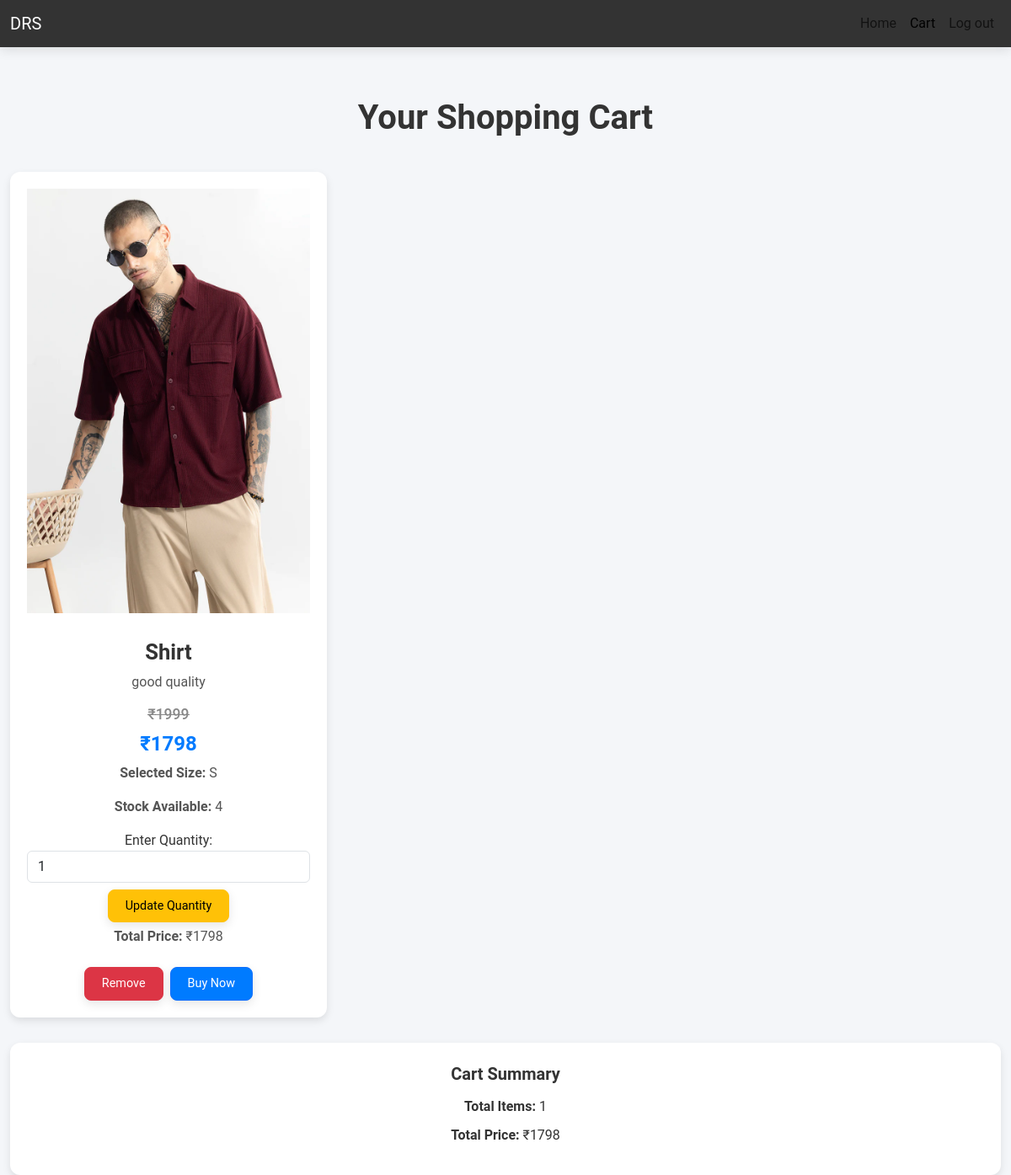
The app's page /view_cart/ (signed in), older data.
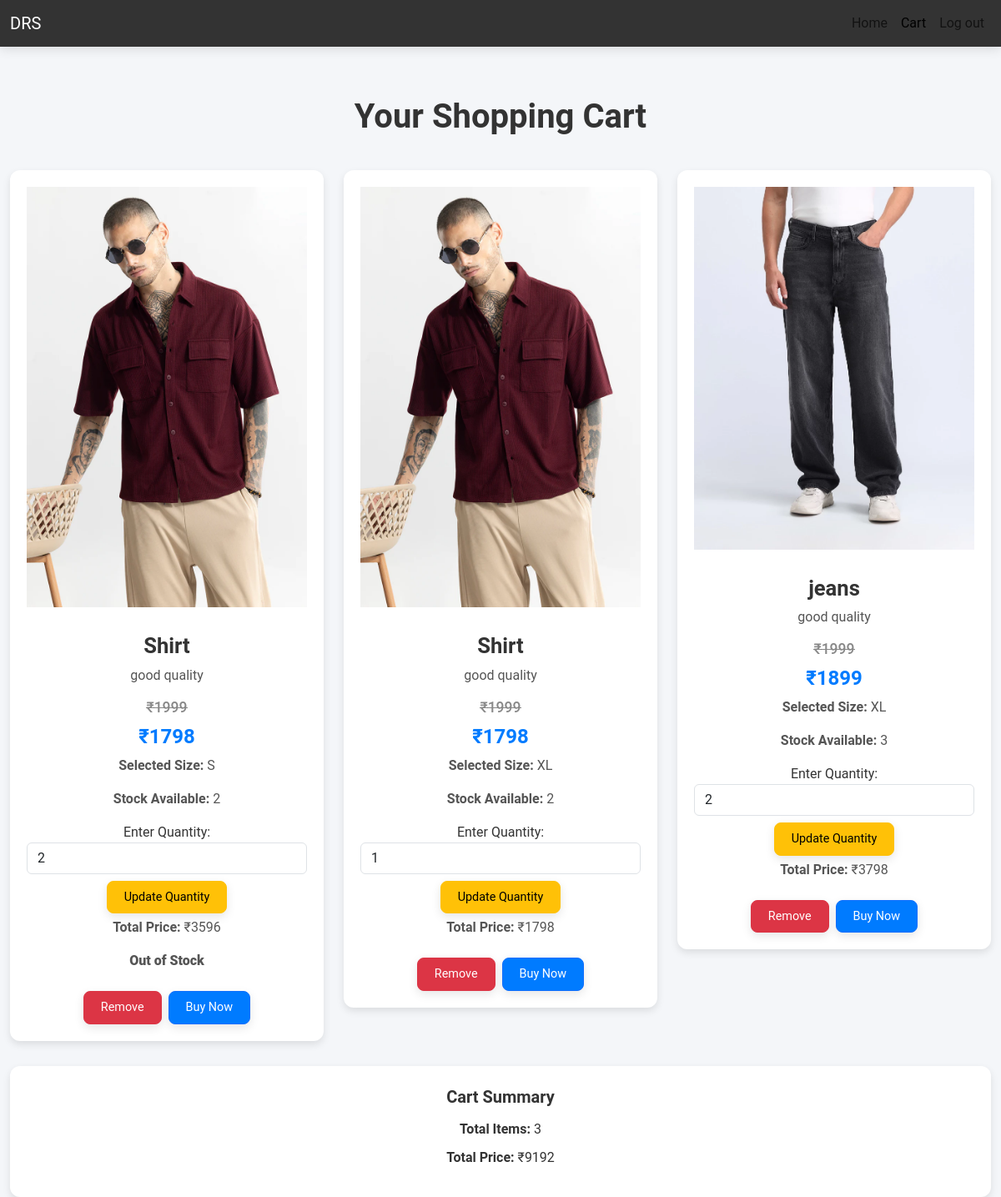
The same page, newer data.
### app/models.py (models this page shows, shortened)
class Cart(models.Model):
    user=models.ForeignKey(User,on_delete=models.CASCADE)
    product=models.ForeignKey(Product,on_delete=models.CASCADE)
    size = models.ForeignKey(Size, on_delete=models.CASCADE, null=True)
    quantity = models.PositiveIntegerField(default=0)
    total_price = models.DecimalField(max_digits=10, decimal_places=2, default=0.0)
    def total_price(self):
        return self.product.ofr_price * self.quantity

class Product(models.Model):
    pro_id=models.TextField()
    name=models.TextField()
    price=models.IntegerField()
    ofr_price=models.IntegerField()
    img=models.FileField()
    dis=models.TextField()
    sizes = models.ManyToManyField(Size, related_name='Sizes')
    quantity = models.PositiveIntegerField(default=0)  # New field for stock quantity

class Size(models.Model):
    size = models.CharField(max_length=10)  # E.g., '6', '7', '8.5', '9', '10'
    def __str__(self):
        return self.size

### app/views.py (the view)
# urls.py: path('view_cart/', views.view_cart, name='view_cart'),
def view_cart(req):
    if 'user' not in req.session:  # Ensure user is logged in
        return redirect('shp_login')
    user = User.objects.get(username=req.session['user'])
    cart_det = Cart.objects.filter(user=user).select_related('product', 'size')
    total_price = 0  # To calculate total price of all items in the cart
    for item in cart_det:
        item.total_price = item.product.ofr_price * item.quantity  # Calculate total price for each item
        total_price += item.total_price  # Add it to the grand total
    return render(req, 'user/cart.html', {'cart_det': cart_det, 'total_price': total_price})

### templates/user/cart.html (shortened to what this page needs)
<!DOCTYPE html>
<html lang="en">
<head>
    <link href="https://cdn.jsdelivr.net/npm/bootstrap@5.3.3/dist/css/bootstrap.min.css" rel="stylesheet">
</head>
<body>
    <nav class="navbar navbar-expand-lg">
        <div class="container-fluid">
            <a class="navbar-brand" href="#">DRS</a>
            <div class="collapse navbar-collapse" id="navbarNav">
                <ul class="navbar-nav ms-auto">
                    <li class="nav-item">
                        <a class="nav-link" href="../user_home">Home</a>
                    </li>
                    <li class="nav-item">
                        <a class="nav-link active" href="#">Cart</a>
                    </li>
                    <li class="nav-item">
                        <a class="nav-link" href="shp_logout">Log out</a>
                    </li>
                </ul>
            </div>
        </div>
    </nav>
    <div class="container">
        <h1>Your Shopping Cart</h1>
        <div class="row">
            {% if cart_det %}
                {% for item in cart_det %}
                    <div class="col-md-6 col-lg-4">
                        <div class="cart-item">
                            <img src="{{ item.product.img.url }}" alt="{{ item.product.name }}" class="img-fluid mb-3" loading="lazy">
                            <h2>{{ item.product.name }}</h2>
                            <p>{{ item.product.dis }}</p>
                            <s><h6>₹{{ item.product.price }}</h6></s>
                            <h3>₹{{ item.product.ofr_price }}</h3>
                            <p><strong>Selected Size:</strong> {{ item.size }}</p>
                            <p><strong>Stock Available:</strong> {{ item.product.quantity }}</p>
                            <form method="POST" action="{% url 'update_cart' %}">
                                <div class="mt-3">
                                    <label for="new_quantity_{{ item.id }}">Enter Quantity:</label>
                                    <input type="number" id="new_quantity_{{ item.id }}" name="new_quantity" class="form-control"
                                           min="1" max="{{ item.product.quantity }}" value="{{ item.quantity|default:1 }}">
                                    <button type="submit" class="btn btn-warning btn-sm mt-2" name="change_qty" value="0">Update Quantity</button>
                                </div>
                            </form>
                            <p><strong>Total Price:</strong> ₹{{ item.total_price }}</p>
                            {% if item.quantity >= item.product.quantity %}
                                <p class="out-of-stock"><strong>Out of Stock</strong></p>
                            {% endif %}
                            <div class="d-flex justify-content-center mt-4">
                                <a href="{% url 'delete_cart' item.id %}" class="btn btn-danger btn-sm me-2">Remove</a>
                                <a href="{% url 'user_buy' item.id %}" class="btn btn-primary btn-sm">Buy Now</a>
                            </div>
                        </div>
                    </div>
                {% endfor %}
            {% else %}
                <p class="text-center">No items in your cart.</p>
            {% endif %}
        </div>
        {% if cart_det %}
            <div class="summary">
                <h4>Cart Summary</h4>
                <p><strong>Total Items:</strong> {{ cart_det|length }}</p>
                <p><strong>Total Price:</strong> ₹{{ total_price }}</p>
            </div>
        {% endif %}
    </div>
</body>
</html>

### templates/user/cart.html (style rules this page uses)
body { font-family: 'Roboto', sans-serif; background-color: #f4f6f9; color: #333; margin: 0; padding: 0; }
.navbar { background-color: #333; box-shadow: 0px 4px 12px rgba(0, 0, 0, 0.1); }
.navbar-brand { color: #fff !important; }
.container { max-width: 1200px; margin-top: 60px; }
h1 { font-size: 2.5rem; font-weight: 600; text-align: center; color: #333; margin-bottom: 40px; }
.cart-item { background-color: #fff; border-radius: 12px; box-shadow: 0 4px 10px rgba(0, 0, 0, 0.1); transition: transform 0.3s ease, box-shadow 0.3s ease; margin-bottom: 30px; padding: 20px; text-align: center; }
.cart-item h2 { font-size: 1.6rem; font-weight: 700; margin-top: 15px; }
.cart-item p { font-size: 1rem; color: #555; margin-top: 5px; }
.cart-item h3 { font-size: 1.5rem; font-weight: 600; color: #007bff; margin-top: 10px; }
.cart-item s h6 { font-size: 1.1rem; color: #888; text-decoration: line-through; }
.btn { font-size: 0.9rem; padding: 8px 20px; border-radius: 8px; transition: background-color 0.3s ease; box-shadow: 0px 4px 12px rgba(0, 0, 0, 0.1); }
.btn-warning { background-color: #ffc107; }
.btn-danger { background-color: #dc3545; }
.btn-primary { background-color: #007bff; }
.summary { background-color: #fff; padding: 25px; border-radius: 12px; box-shadow: 0 4px 10px rgba(0, 0, 0, 0.1); text-align: center; }
.summary h4 { font-size: 1.25rem; font-weight: bold; margin-bottom: 15px; }
.summary p { font-size: 1rem; margin-bottom: 10px; }
.out-of-stock { font-size: 1.1rem; font-weight: bold; color: #e74c3c; }

Row changes from the older to the newer data that the page shows:
changed Cart (number 1 of 3 on the later page): product.quantity "4" → "2"; new_quantity "1" → "2"; total_price "1798" → "3596"; now shows "Out of Stock"
added Cart: product.img (picture), product.name "Shirt", product.dis "good quality", product.price "1999", product.ofr_price "1798", size "XL", product.quantity "2", new_quantity "1", total_price "1798"
added Cart: product.img (picture), product.name "jeans", product.dis "good quality", product.price "1999", product.ofr_price "1899", size "XL", product.quantity "3", new_quantity "2", total_price "3798"
Text that changed along with them:
{{ cart_det|length }}: "1" → "3"
{{ total_price }}: "1798" → "9192"
